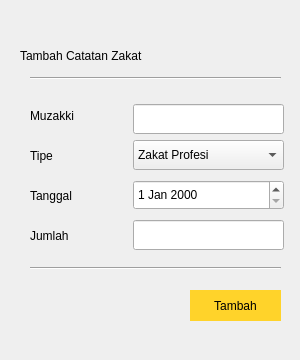
<?xml version="1.0" encoding="UTF-8"?>
<ui version="4.0">
 <class>Dialog</class>
 <widget class="QDialog" name="Dialog">
  <property name="geometry">
   <rect>
    <x>0</x>
    <y>0</y>
    <width>300</width>
    <height>360</height>
   </rect>
  </property>
  <property name="windowTitle">
   <string>Dialog</string>
  </property>
  <widget class="Line" name="line_2">
   <property name="geometry">
    <rect>
     <x>30</x>
     <y>260</y>
     <width>251</width>
     <height>16</height>
    </rect>
   </property>
   <property name="orientation">
    <enum>Qt::Horizontal</enum>
   </property>
  </widget>
  <widget class="QComboBox" name="comboBox">
   <property name="geometry">
    <rect>
     <x>133</x>
     <y>140</y>
     <width>151</width>
     <height>30</height>
    </rect>
   </property>
   <item>
    <property name="text">
     <string>Zakat Profesi</string>
    </property>
   </item>
   <item>
    <property name="text">
     <string>Zakat mal</string>
    </property>
   </item>
  </widget>
  <widget class="QLineEdit" name="lineEdit_2">
   <property name="geometry">
    <rect>
     <x>133</x>
     <y>220</y>
     <width>151</width>
     <height>30</height>
    </rect>
   </property>
  </widget>
  <widget class="QLabel" name="label_3">
   <property name="geometry">
    <rect>
     <x>30</x>
     <y>180</y>
     <width>91</width>
     <height>31</height>
    </rect>
   </property>
   <property name="styleSheet">
    <string notr="true">font: 75 12pt &quot;MS Shell Dlg 2&quot;;</string>
   </property>
   <property name="text">
    <string>Tanggal</string>
   </property>
  </widget>
  <widget class="QLabel" name="label_4">
   <property name="geometry">
    <rect>
     <x>30</x>
     <y>220</y>
     <width>91</width>
     <height>31</height>
    </rect>
   </property>
   <property name="styleSheet">
    <string notr="true">font: 75 12pt &quot;MS Shell Dlg 2&quot;;</string>
   </property>
   <property name="text">
    <string>Jumlah</string>
   </property>
  </widget>
  <widget class="QLabel" name="label">
   <property name="geometry">
    <rect>
     <x>30</x>
     <y>100</y>
     <width>79</width>
     <height>31</height>
    </rect>
   </property>
   <property name="styleSheet">
    <string notr="true">font: 75 12pt &quot;MS Shell Dlg 2&quot;;</string>
   </property>
   <property name="text">
    <string>Muzakki</string>
   </property>
  </widget>
  <widget class="QPushButton" name="pushButton">
   <property name="geometry">
    <rect>
     <x>190</x>
     <y>290</y>
     <width>91</width>
     <height>31</height>
    </rect>
   </property>
   <property name="styleSheet">
    <string notr="true">background: #ffd32a;
color: rgb(0, 0, 0);

border-radius: 30px;
font: 10pt &quot;MS Shell Dlg 2&quot;;</string>
   </property>
   <property name="text">
    <string>Tambah</string>
   </property>
  </widget>
  <widget class="QLabel" name="label_2">
   <property name="geometry">
    <rect>
     <x>30</x>
     <y>140</y>
     <width>101</width>
     <height>31</height>
    </rect>
   </property>
   <property name="styleSheet">
    <string notr="true">font: 75 12pt &quot;MS Shell Dlg 2&quot;;</string>
   </property>
   <property name="text">
    <string>Tipe</string>
   </property>
  </widget>
  <widget class="Line" name="line">
   <property name="geometry">
    <rect>
     <x>30</x>
     <y>70</y>
     <width>251</width>
     <height>16</height>
    </rect>
   </property>
   <property name="styleSheet">
    <string notr="true">borde-top:5px solid black;</string>
   </property>
   <property name="orientation">
    <enum>Qt::Horizontal</enum>
   </property>
  </widget>
  <widget class="QDateEdit" name="dateEdit">
   <property name="geometry">
    <rect>
     <x>133</x>
     <y>180</y>
     <width>151</width>
     <height>30</height>
    </rect>
   </property>
  </widget>
  <widget class="QLabel" name="label_5">
   <property name="geometry">
    <rect>
     <x>20</x>
     <y>40</y>
     <width>211</width>
     <height>31</height>
    </rect>
   </property>
   <property name="styleSheet">
    <string notr="true">font: 75 16pt &quot;MS Shell Dlg 2&quot;;</string>
   </property>
   <property name="text">
    <string>Tambah Catatan Zakat</string>
   </property>
  </widget>
  <widget class="QLineEdit" name="lineEdit">
   <property name="geometry">
    <rect>
     <x>133</x>
     <y>104</y>
     <width>151</width>
     <height>30</height>
    </rect>
   </property>
  </widget>
 </widget>
 <resources/>
 <connections/>
</ui>
